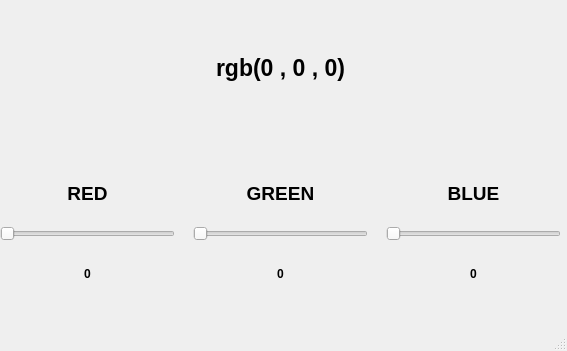
<?xml version="1.0" encoding="UTF-8"?>
<ui version="4.0">
 <class>MainWindow</class>
 <widget class="QMainWindow" name="MainWindow">
  <property name="geometry">
   <rect>
    <x>0</x>
    <y>0</y>
    <width>567</width>
    <height>351</height>
   </rect>
  </property>
  <property name="windowTitle">
   <string>MainWindow</string>
  </property>
  <widget class="QWidget" name="centralwidget">
   <widget class="QWidget" name="gridLayoutWidget">
    <property name="geometry">
     <rect>
      <x>0</x>
      <y>0</y>
      <width>561</width>
      <height>301</height>
     </rect>
    </property>
    <layout class="QGridLayout" name="gridLayout">
     <item row="1" column="0">
      <layout class="QVBoxLayout" name="verticalLayout">
       <item>
        <layout class="QHBoxLayout" name="horizontalLayout">
         <item>
          <spacer name="horizontalSpacer_3">
           <property name="orientation">
            <enum>Qt::Horizontal</enum>
           </property>
           <property name="sizeType">
            <enum>QSizePolicy::Maximum</enum>
           </property>
           <property name="sizeHint" stdset="0">
            <size>
             <width>40</width>
             <height>20</height>
            </size>
           </property>
          </spacer>
         </item>
         <item>
          <layout class="QVBoxLayout" name="verticalLayout_2">
           <item>
            <spacer name="verticalSpacer_3">
             <property name="orientation">
              <enum>Qt::Vertical</enum>
             </property>
             <property name="sizeType">
              <enum>QSizePolicy::Maximum</enum>
             </property>
             <property name="sizeHint" stdset="0">
              <size>
               <width>20</width>
               <height>20</height>
              </size>
             </property>
            </spacer>
           </item>
           <item>
            <widget class="QLabel" name="labelColor">
             <property name="font">
              <font>
               <pointsize>17</pointsize>
               <bold>true</bold>
              </font>
             </property>
             <property name="layoutDirection">
              <enum>Qt::LeftToRight</enum>
             </property>
             <property name="styleSheet">
              <string notr="true">color: rgb(0, 0, 0);</string>
             </property>
             <property name="text">
              <string>rgb(0 , 0 , 0)</string>
             </property>
             <property name="alignment">
              <set>Qt::AlignCenter</set>
             </property>
            </widget>
           </item>
           <item>
            <spacer name="verticalSpacer_2">
             <property name="orientation">
              <enum>Qt::Vertical</enum>
             </property>
             <property name="sizeType">
              <enum>QSizePolicy::Maximum</enum>
             </property>
             <property name="sizeHint" stdset="0">
              <size>
               <width>20</width>
               <height>20</height>
              </size>
             </property>
            </spacer>
           </item>
          </layout>
         </item>
         <item>
          <spacer name="horizontalSpacer_4">
           <property name="orientation">
            <enum>Qt::Horizontal</enum>
           </property>
           <property name="sizeType">
            <enum>QSizePolicy::Maximum</enum>
           </property>
           <property name="sizeHint" stdset="0">
            <size>
             <width>40</width>
             <height>20</height>
            </size>
           </property>
          </spacer>
         </item>
        </layout>
       </item>
      </layout>
     </item>
     <item row="2" column="0">
      <spacer name="verticalSpacer">
       <property name="orientation">
        <enum>Qt::Vertical</enum>
       </property>
       <property name="sizeType">
        <enum>QSizePolicy::Maximum</enum>
       </property>
       <property name="sizeHint" stdset="0">
        <size>
         <width>20</width>
         <height>25</height>
        </size>
       </property>
      </spacer>
     </item>
     <item row="3" column="0">
      <layout class="QHBoxLayout" name="horizontalLayout_2">
       <item>
        <layout class="QVBoxLayout" name="verticalLayout_6">
         <item>
          <widget class="QLabel" name="label_7">
           <property name="font">
            <font>
             <pointsize>14</pointsize>
             <italic>false</italic>
             <bold>true</bold>
            </font>
           </property>
           <property name="text">
            <string>RED</string>
           </property>
           <property name="textFormat">
            <enum>Qt::AutoText</enum>
           </property>
           <property name="alignment">
            <set>Qt::AlignCenter</set>
           </property>
           <property name="margin">
            <number>24</number>
           </property>
           <property name="indent">
            <number>37</number>
           </property>
          </widget>
         </item>
         <item>
          <widget class="QSlider" name="redSlider">
           <property name="minimum">
            <number>0</number>
           </property>
           <property name="maximum">
            <number>255</number>
           </property>
           <property name="orientation">
            <enum>Qt::Horizontal</enum>
           </property>
          </widget>
         </item>
         <item>
          <widget class="QLabel" name="lableR">
           <property name="font">
            <font>
             <bold>true</bold>
            </font>
           </property>
           <property name="text">
            <string>0</string>
           </property>
           <property name="alignment">
            <set>Qt::AlignCenter</set>
           </property>
          </widget>
         </item>
        </layout>
       </item>
       <item>
        <spacer name="horizontalSpacer">
         <property name="orientation">
          <enum>Qt::Horizontal</enum>
         </property>
         <property name="sizeType">
          <enum>QSizePolicy::Fixed</enum>
         </property>
         <property name="sizeHint" stdset="0">
          <size>
           <width>12</width>
           <height>20</height>
          </size>
         </property>
        </spacer>
       </item>
       <item>
        <layout class="QVBoxLayout" name="verticalLayout_5">
         <item>
          <widget class="QLabel" name="label_9">
           <property name="font">
            <font>
             <pointsize>14</pointsize>
             <italic>false</italic>
             <bold>true</bold>
            </font>
           </property>
           <property name="text">
            <string>GREEN</string>
           </property>
           <property name="textFormat">
            <enum>Qt::AutoText</enum>
           </property>
           <property name="alignment">
            <set>Qt::AlignCenter</set>
           </property>
           <property name="margin">
            <number>24</number>
           </property>
           <property name="indent">
            <number>25</number>
           </property>
          </widget>
         </item>
         <item>
          <widget class="QSlider" name="greenSlider">
           <property name="minimum">
            <number>0</number>
           </property>
           <property name="maximum">
            <number>255</number>
           </property>
           <property name="orientation">
            <enum>Qt::Horizontal</enum>
           </property>
          </widget>
         </item>
         <item>
          <widget class="QLabel" name="lableG">
           <property name="font">
            <font>
             <bold>true</bold>
            </font>
           </property>
           <property name="text">
            <string>0</string>
           </property>
           <property name="alignment">
            <set>Qt::AlignCenter</set>
           </property>
          </widget>
         </item>
        </layout>
       </item>
       <item>
        <spacer name="horizontalSpacer_2">
         <property name="orientation">
          <enum>Qt::Horizontal</enum>
         </property>
         <property name="sizeType">
          <enum>QSizePolicy::Fixed</enum>
         </property>
         <property name="sizeHint" stdset="0">
          <size>
           <width>12</width>
           <height>20</height>
          </size>
         </property>
        </spacer>
       </item>
       <item>
        <layout class="QVBoxLayout" name="verticalLayout_4">
         <item>
          <widget class="QLabel" name="label_10">
           <property name="font">
            <font>
             <pointsize>14</pointsize>
             <italic>false</italic>
             <bold>true</bold>
            </font>
           </property>
           <property name="text">
            <string>BLUE</string>
           </property>
           <property name="textFormat">
            <enum>Qt::AutoText</enum>
           </property>
           <property name="alignment">
            <set>Qt::AlignCenter</set>
           </property>
           <property name="margin">
            <number>24</number>
           </property>
           <property name="indent">
            <number>37</number>
           </property>
          </widget>
         </item>
         <item>
          <widget class="QSlider" name="blueSlider">
           <property name="minimum">
            <number>0</number>
           </property>
           <property name="maximum">
            <number>255</number>
           </property>
           <property name="orientation">
            <enum>Qt::Horizontal</enum>
           </property>
          </widget>
         </item>
         <item>
          <widget class="QLabel" name="lableB">
           <property name="font">
            <font>
             <bold>true</bold>
            </font>
           </property>
           <property name="text">
            <string>0</string>
           </property>
           <property name="alignment">
            <set>Qt::AlignCenter</set>
           </property>
          </widget>
         </item>
        </layout>
       </item>
      </layout>
     </item>
    </layout>
   </widget>
  </widget>
  <widget class="QMenuBar" name="menubar">
   <property name="geometry">
    <rect>
     <x>0</x>
     <y>0</y>
     <width>567</width>
     <height>22</height>
    </rect>
   </property>
  </widget>
  <widget class="QStatusBar" name="statusbar"/>
 </widget>
 <resources/>
 <connections/>
</ui>
